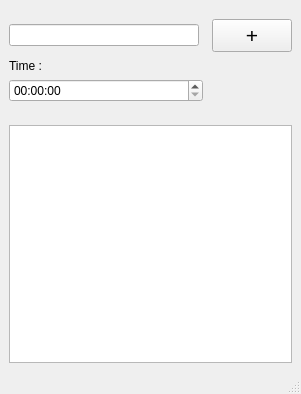
<?xml version="1.0" encoding="UTF-8"?>
<ui version="4.0">
 <class>MainWindow</class>
 <widget class="QMainWindow" name="MainWindow">
  <property name="geometry">
   <rect>
    <x>0</x>
    <y>0</y>
    <width>301</width>
    <height>394</height>
   </rect>
  </property>
  <property name="windowTitle">
   <string>MainWindow</string>
  </property>
  <widget class="QWidget" name="centralwidget">
   <layout class="QVBoxLayout" name="verticalLayout">
    <item>
     <layout class="QGridLayout" name="gl_tasks">
      <property name="bottomMargin">
       <number>10</number>
      </property>
     </layout>
    </item>
    <item>
     <layout class="QHBoxLayout" name="horizontalLayout">
      <property name="spacing">
       <number>13</number>
      </property>
      <property name="bottomMargin">
       <number>0</number>
      </property>
      <item>
       <widget class="QLineEdit" name="tb_new_task_title">
        <property name="maxLength">
         <number>32831</number>
        </property>
       </widget>
      </item>
      <item>
       <widget class="QPushButton" name="btn_new_task">
        <property name="font">
         <font>
          <pointsize>16</pointsize>
         </font>
        </property>
        <property name="text">
         <string>+</string>
        </property>
       </widget>
      </item>
     </layout>
    </item>
    <item>
     <layout class="QVBoxLayout" name="verticalLayout_5">
      <property name="topMargin">
       <number>1</number>
      </property>
      <property name="rightMargin">
       <number>89</number>
      </property>
      <property name="bottomMargin">
       <number>17</number>
      </property>
      <item>
       <widget class="QLabel" name="label">
        <property name="text">
         <string>Time :</string>
        </property>
       </widget>
      </item>
      <item>
       <widget class="QTimeEdit" name="timeEdit"/>
      </item>
     </layout>
    </item>
    <item>
     <widget class="QTextEdit" name="tb_new_task_description"/>
    </item>
   </layout>
  </widget>
  <widget class="QMenuBar" name="menubar">
   <property name="geometry">
    <rect>
     <x>0</x>
     <y>0</y>
     <width>301</width>
     <height>22</height>
    </rect>
   </property>
  </widget>
  <widget class="QStatusBar" name="statusbar"/>
 </widget>
 <resources/>
 <connections/>
</ui>
